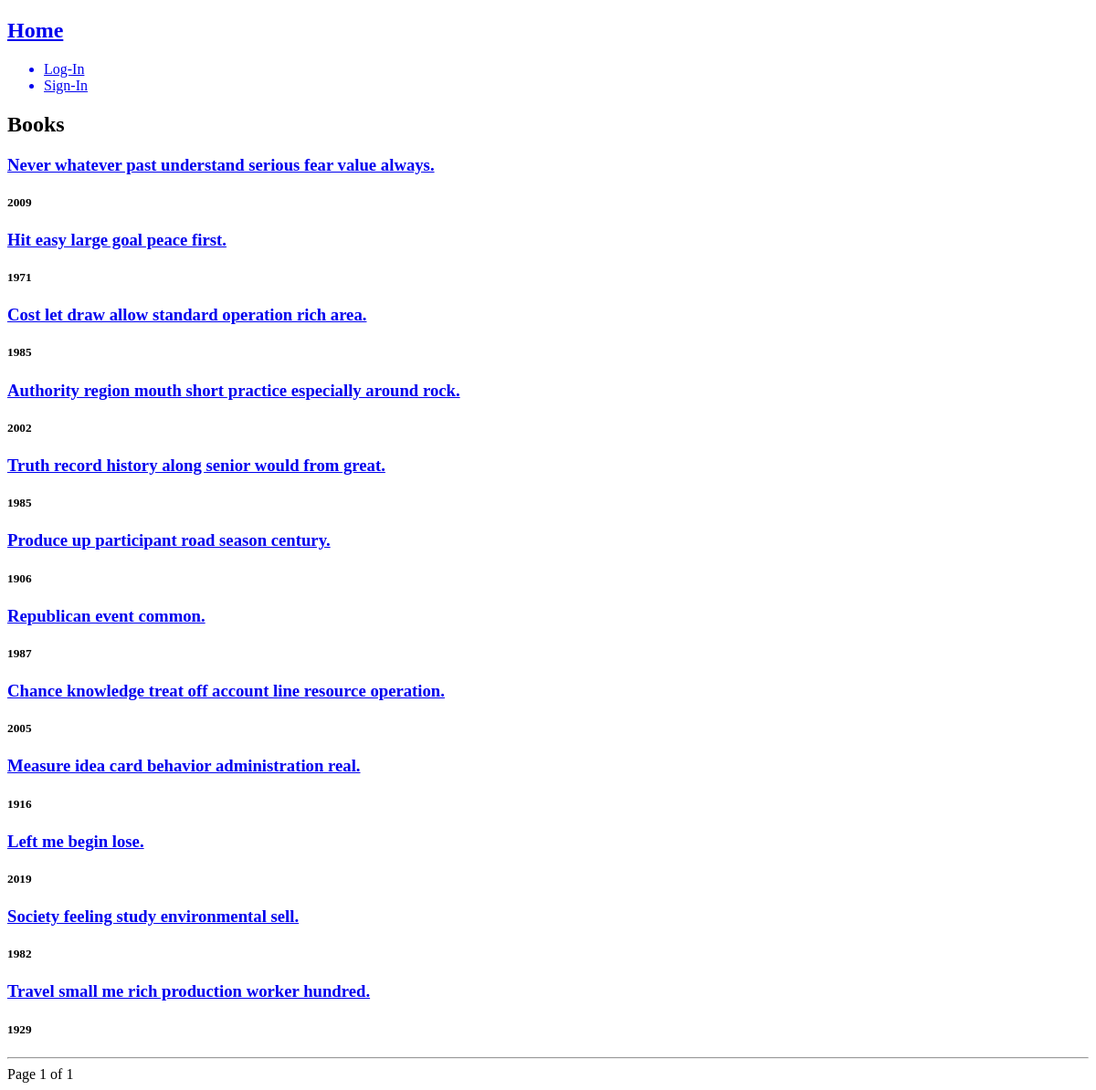
The page /books/ on the database as committed earlier.
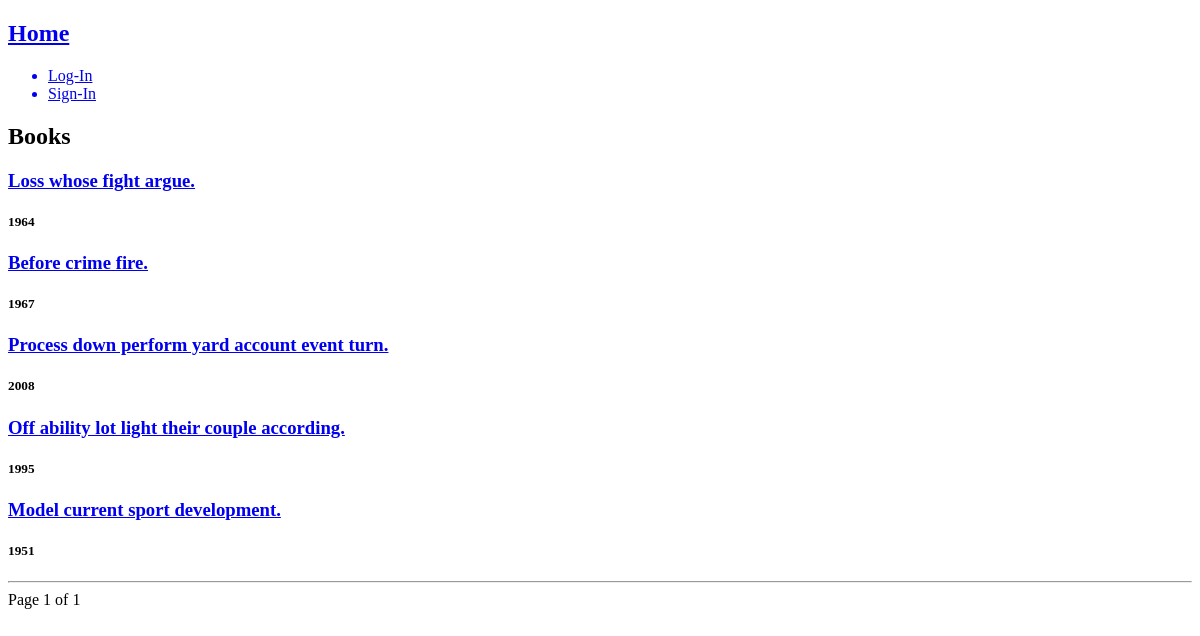
The same page on the database as committed later.
### books/models.py (models this page shows, shortened)
class Book(core_models.TimeStampModel):
    title = models.CharField(max_length=120)
    year = models.IntegerField()
    cover_image = models.ImageField(null=True, blank=True)
    rating = models.FloatField()
    category = models.ForeignKey(
        "categories.Category", on_delete=models.CASCADE, related_name="books"
    )
    writer = models.ForeignKey(
        "people.Person", on_delete=models.CASCADE, related_name="books"
    )

### books/views.py (the view)
# urls.py: path("", BooksView.as_view(), name="books"),
class BooksView(ListView):
    model = Book
    paginate_by = 10
    paginate_orphans = 5
    ordering = "pk"
    context_object_name = "books"
    def get_context_data(self, **kwargs):
        context = super().get_context_data(**kwargs)
        context["page_title"] = "All Books"
        return context

### templates/books/book_list.html (shortened to what this page needs)
{% extends "base.html" %}
{% block content %}
<div>
  <h2>Books</h2>
  {% for book in books %}
  <div>
    <a href="{% url "books:bookDeatil" book.pk %}"><h3>{{book.title}}</h3></a>
    <h5>{{book.year}}</h5>
  </div>
  {% endfor %}
<hr />
</div>
<div>
    Page {{page_obj.number}} of {{page_obj.paginator.num_pages}}
</div>
{% endblock content %}

Rows that differ between the two databases and show on the page:
removed Book: title "Never whatever past understand serious fear value always.", year "2009"
removed Book: title "Hit easy large goal peace first.", year "1971"
removed Book: title "Cost let draw allow standard operation rich area.", year "1985"
removed Book: title "Authority region mouth short practice especially around rock.", year "2002"
removed Book: title "Truth record history along senior would from great.", year "1985"
removed Book: title "Produce up participant road season century.", year "1906"
removed Book: title "Republican event common.", year "1987"
removed Book: title "Chance knowledge treat off account line resource operation.", year "2005"
removed Book: title "Measure idea card behavior administration real.", year "1916"
removed Book: title "Left me begin lose.", year "2019"
removed Book: title "Society feeling study environmental sell.", year "1982"
removed Book: title "Travel small me rich production worker hundred.", year "1929"
added Book: title "Loss whose fight argue.", year "1964"
added Book: title "Before crime fire.", year "1967"
added Book: title "Process down perform yard account event turn.", year "2008"
added Book: title "Off ability lot light their couple according.", year "1995"
added Book: title "Model current sport development.", year "1951"
